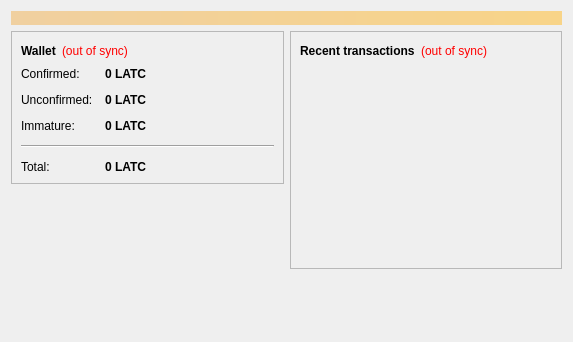
<?xml version="1.0" encoding="UTF-8"?>
<ui version="4.0">
 <class>OverviewPage</class>
 <widget class="QWidget" name="OverviewPage">
  <property name="geometry">
   <rect>
    <x>0</x>
    <y>0</y>
    <width>573</width>
    <height>342</height>
   </rect>
  </property>
  <property name="windowTitle">
   <string>Form</string>
  </property>
  <layout class="QVBoxLayout" name="topLayout">
   <item>
    <widget class="QLabel" name="labelAlerts">
     <property name="visible">
      <bool>false</bool>
     </property>
     <property name="styleSheet">
      <string notr="true">background-color: qlineargradient(x1: 0, y1: 0, x2: 1, y2: 0, stop:0 #F0D0A0, stop:1 #F8D488); color:#000000;</string>
     </property>
     <property name="wordWrap">
      <bool>true</bool>
     </property>
     <property name="margin">
      <number>3</number>
     </property>
    </widget>
   </item>
   <item>
    <layout class="QHBoxLayout" name="horizontalLayout" stretch="1,1">
     <item>
      <layout class="QVBoxLayout" name="verticalLayout_2">
       <item>
        <widget class="QFrame" name="frame">
         <property name="frameShape">
          <enum>QFrame::StyledPanel</enum>
         </property>
         <property name="frameShadow">
          <enum>QFrame::Raised</enum>
         </property>
         <layout class="QVBoxLayout" name="verticalLayout_4">
          <item>
           <layout class="QHBoxLayout" name="horizontalLayout_4">
            <item>
             <widget class="QLabel" name="label_5">
              <property name="font">
               <font>
                <weight>75</weight>
                <bold>true</bold>
               </font>
              </property>
              <property name="text">
               <string>Wallet</string>
              </property>
             </widget>
            </item>
            <item>
             <widget class="QLabel" name="labelWalletStatus">
              <property name="toolTip">
               <string>The displayed information may be out of date. Your wallet automatically synchronizes with the LatCoin network after a connection is established, but this process has not completed yet.</string>
              </property>
              <property name="styleSheet">
               <string notr="true">QLabel { color: red; }</string>
              </property>
              <property name="text">
               <string notr="true">(out of sync)</string>
              </property>
              <property name="alignment">
               <set>Qt::AlignLeading|Qt::AlignLeft|Qt::AlignVCenter</set>
              </property>
             </widget>
            </item>
            <item>
             <spacer name="horizontalSpacer_2">
              <property name="orientation">
               <enum>Qt::Horizontal</enum>
              </property>
              <property name="sizeHint" stdset="0">
               <size>
                <width>40</width>
                <height>20</height>
               </size>
              </property>
             </spacer>
            </item>
           </layout>
          </item>
          <item>
           <layout class="QFormLayout" name="formLayout_2">
            <property name="fieldGrowthPolicy">
             <enum>QFormLayout::AllNonFixedFieldsGrow</enum>
            </property>
            <property name="horizontalSpacing">
             <number>12</number>
            </property>
            <property name="verticalSpacing">
             <number>12</number>
            </property>
            <item row="0" column="0">
             <widget class="QLabel" name="label">
              <property name="text">
               <string>Confirmed:</string>
              </property>
             </widget>
            </item>
            <item row="0" column="1">
             <widget class="QLabel" name="labelBalance">
              <property name="font">
               <font>
                <weight>75</weight>
                <bold>true</bold>
               </font>
              </property>
              <property name="cursor">
               <cursorShape>IBeamCursor</cursorShape>
              </property>
              <property name="toolTip">
               <string>Your current spendable balance</string>
              </property>
              <property name="text">
               <string notr="true">0 LATC</string>
              </property>
              <property name="textInteractionFlags">
               <set>Qt::LinksAccessibleByMouse|Qt::TextSelectableByKeyboard|Qt::TextSelectableByMouse</set>
              </property>
             </widget>
            </item>
            <item row="1" column="0">
             <widget class="QLabel" name="label_3">
              <property name="text">
               <string>Unconfirmed:</string>
              </property>
             </widget>
            </item>
            <item row="1" column="1">
             <widget class="QLabel" name="labelUnconfirmed">
              <property name="font">
               <font>
                <weight>75</weight>
                <bold>true</bold>
               </font>
              </property>
              <property name="cursor">
               <cursorShape>IBeamCursor</cursorShape>
              </property>
              <property name="toolTip">
               <string>Total of transactions that have yet to be confirmed, and do not yet count toward the spendable balance</string>
              </property>
              <property name="text">
               <string notr="true">0 LATC</string>
              </property>
              <property name="textInteractionFlags">
               <set>Qt::LinksAccessibleByMouse|Qt::TextSelectableByKeyboard|Qt::TextSelectableByMouse</set>
              </property>
             </widget>
            </item>
            <item row="2" column="0">
             <widget class="QLabel" name="labelImmatureText">
              <property name="text">
               <string>Immature:</string>
              </property>
             </widget>
            </item>
            <item row="2" column="1">
             <widget class="QLabel" name="labelImmature">
              <property name="font">
               <font>
                <weight>75</weight>
                <bold>true</bold>
               </font>
              </property>
              <property name="toolTip">
               <string>Mined balance that has not yet matured</string>
              </property>
              <property name="text">
               <string notr="true">0 LATC</string>
              </property>
              <property name="textInteractionFlags">
               <set>Qt::LinksAccessibleByMouse|Qt::TextSelectableByKeyboard|Qt::TextSelectableByMouse</set>
              </property>
             </widget>
            </item>
            <item row="4" column="0">
             <widget class="QLabel" name="labelTotalText">
              <property name="text">
               <string>Total:</string>
              </property>
             </widget>
            </item>
            <item row="4" column="1">
             <widget class="QLabel" name="labelTotal">
              <property name="font">
               <font>
                <weight>75</weight>
                <bold>true</bold>
               </font>
              </property>
              <property name="cursor">
               <cursorShape>IBeamCursor</cursorShape>
              </property>
              <property name="toolTip">
               <string>Your current total balance</string>
              </property>
              <property name="text">
               <string notr="true">0 LATC</string>
              </property>
              <property name="textInteractionFlags">
               <set>Qt::LinksAccessibleByMouse|Qt::TextSelectableByKeyboard|Qt::TextSelectableByMouse</set>
              </property>
             </widget>
            </item>
            <item row="3" column="0" colspan="2">
             <widget class="Line" name="line">
              <property name="orientation">
               <enum>Qt::Horizontal</enum>
              </property>
             </widget>
            </item>
           </layout>
          </item>
         </layout>
        </widget>
       </item>
       <item>
        <spacer name="verticalSpacer">
         <property name="orientation">
          <enum>Qt::Vertical</enum>
         </property>
         <property name="sizeHint" stdset="0">
          <size>
           <width>20</width>
           <height>40</height>
          </size>
         </property>
        </spacer>
       </item>
      </layout>
     </item>
     <item>
      <layout class="QVBoxLayout" name="verticalLayout_3">
       <item>
        <widget class="QFrame" name="frame_2">
         <property name="frameShape">
          <enum>QFrame::StyledPanel</enum>
         </property>
         <property name="frameShadow">
          <enum>QFrame::Raised</enum>
         </property>
         <layout class="QVBoxLayout" name="verticalLayout">
          <item>
           <layout class="QHBoxLayout" name="horizontalLayout_2">
            <item>
             <widget class="QLabel" name="label_4">
              <property name="text">
               <string>&lt;b&gt;Recent transactions&lt;/b&gt;</string>
              </property>
             </widget>
            </item>
            <item>
             <widget class="QLabel" name="labelTransactionsStatus">
              <property name="toolTip">
               <string>The displayed information may be out of date. Your wallet automatically synchronizes with the LatCoin network after a connection is established, but this process has not completed yet.</string>
              </property>
              <property name="styleSheet">
               <string notr="true">QLabel { color: red; }</string>
              </property>
              <property name="text">
               <string notr="true">(out of sync)</string>
              </property>
              <property name="alignment">
               <set>Qt::AlignRight|Qt::AlignTrailing|Qt::AlignVCenter</set>
              </property>
             </widget>
            </item>
            <item>
             <spacer name="horizontalSpacer">
              <property name="orientation">
               <enum>Qt::Horizontal</enum>
              </property>
              <property name="sizeHint" stdset="0">
               <size>
                <width>40</width>
                <height>20</height>
               </size>
              </property>
             </spacer>
            </item>
           </layout>
          </item>
          <item>
           <widget class="QListView" name="listTransactions">
            <property name="styleSheet">
             <string notr="true">QListView { background: transparent; }</string>
            </property>
            <property name="frameShape">
             <enum>QFrame::NoFrame</enum>
            </property>
            <property name="verticalScrollBarPolicy">
             <enum>Qt::ScrollBarAlwaysOff</enum>
            </property>
            <property name="horizontalScrollBarPolicy">
             <enum>Qt::ScrollBarAlwaysOff</enum>
            </property>
            <property name="selectionMode">
             <enum>QAbstractItemView::NoSelection</enum>
            </property>
           </widget>
          </item>
         </layout>
        </widget>
       </item>
       <item>
        <spacer name="verticalSpacer_2">
         <property name="orientation">
          <enum>Qt::Vertical</enum>
         </property>
         <property name="sizeHint" stdset="0">
          <size>
           <width>20</width>
           <height>40</height>
          </size>
         </property>
        </spacer>
       </item>
      </layout>
     </item>
    </layout>
   </item>
  </layout>
 </widget>
 <resources/>
 <connections/>
</ui>
